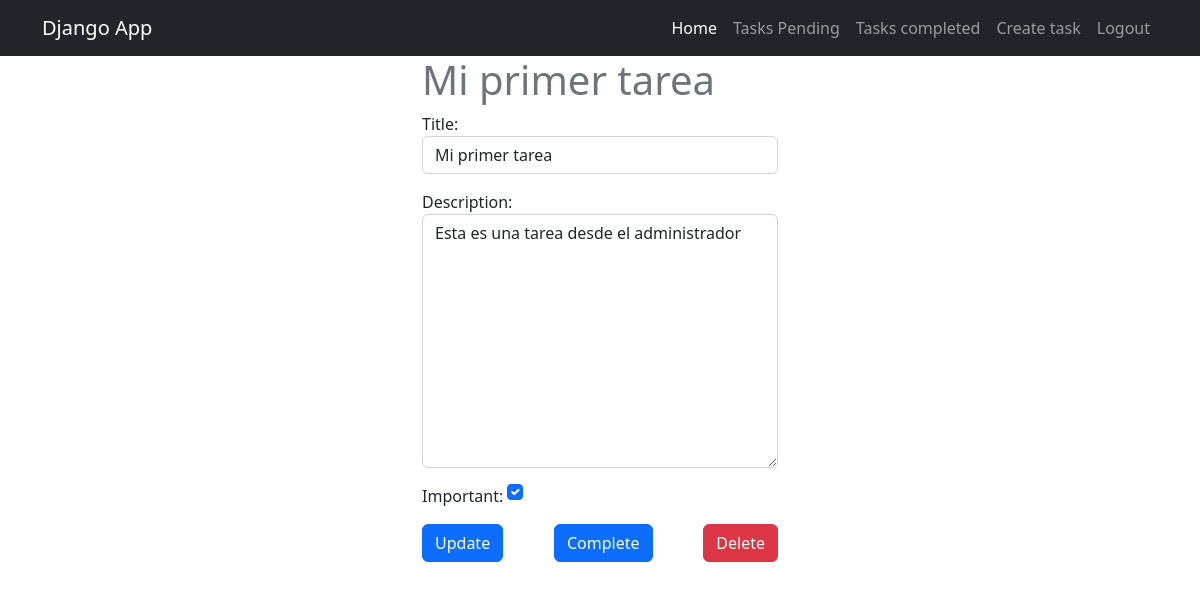
Screenshot of /tasks/1/ (signed in) with the database file from the repository.
### tasks/models.py (models this page shows, shortened)
class Task(models.Model):
     title = models.CharField(max_length=100)
     description = models.TextField(blank=True)
     created = models.DateTimeField(auto_now_add=True)
     datecompleted = models.DateTimeField(null=True,blank=True)
     important = models.BooleanField(default=False)
     user = models.ForeignKey(User, on_delete=models.CASCADE)

### tasks/views.py (the view, shortened to what this page needs)
# urls.py: path('tasks/<int:task_id>/', views.tasks_detail,name='tasks_detail'),
@login_required
def tasks_detail(request, task_id):
    if request.method == "GET":
        task = get_object_or_404(Task, pk=task_id, user=request.user)
        form = TaskForm(instance=task)
        return render(request, "tasks_detail.html", {"task": task, "form": form})

### tasks/forms.py
class TaskForm(forms.ModelForm):
    class Meta:
        model = Task
        fields = ["title", "description", "important"]
        widgets = {
            "title": forms.TextInput(
                attrs={"class": "form-control", "placeholder": "Write a title"}
            ),
            "description": forms.Textarea(
                attrs={"class": "form-control", "placeholder": "Write a decription"}
            ),
            "important": forms.CheckboxInput(
                attrs={"class": "form-check-input m-auto"}
            ),
        }

### tasks/templates/tasks_detail.html (shortened to what this page needs)
{% extends 'base.html' %}
{% block content %}
<main class="container">
 <div class="row">
  <div class="col-md-4 offset-md-4">
   <h1 class="text-secondary">{{task.title}}</h1>
   <form method="POST">
    {{form.as_p}}
    <div class="d-flex justify-content-between">
     <button class="btn btn-primary">
      Update
     </button>
    </form>
    <form action="{% url 'complete_task' task.id %}" method="POST">
     <button class="btn btn-primary">
      Complete
     </button>
    </form>
    <form action="{% url 'delete_task' task.id %}" method="POST">
     <button class="btn btn-danger">
      Delete
     </button>
    </form>
    </div>
  </div>
</main>
{% endblock %}

### rows the page displays
Task: title "Mi primer tarea", description "Esta es una tarea desde el administrador", important "☑"
